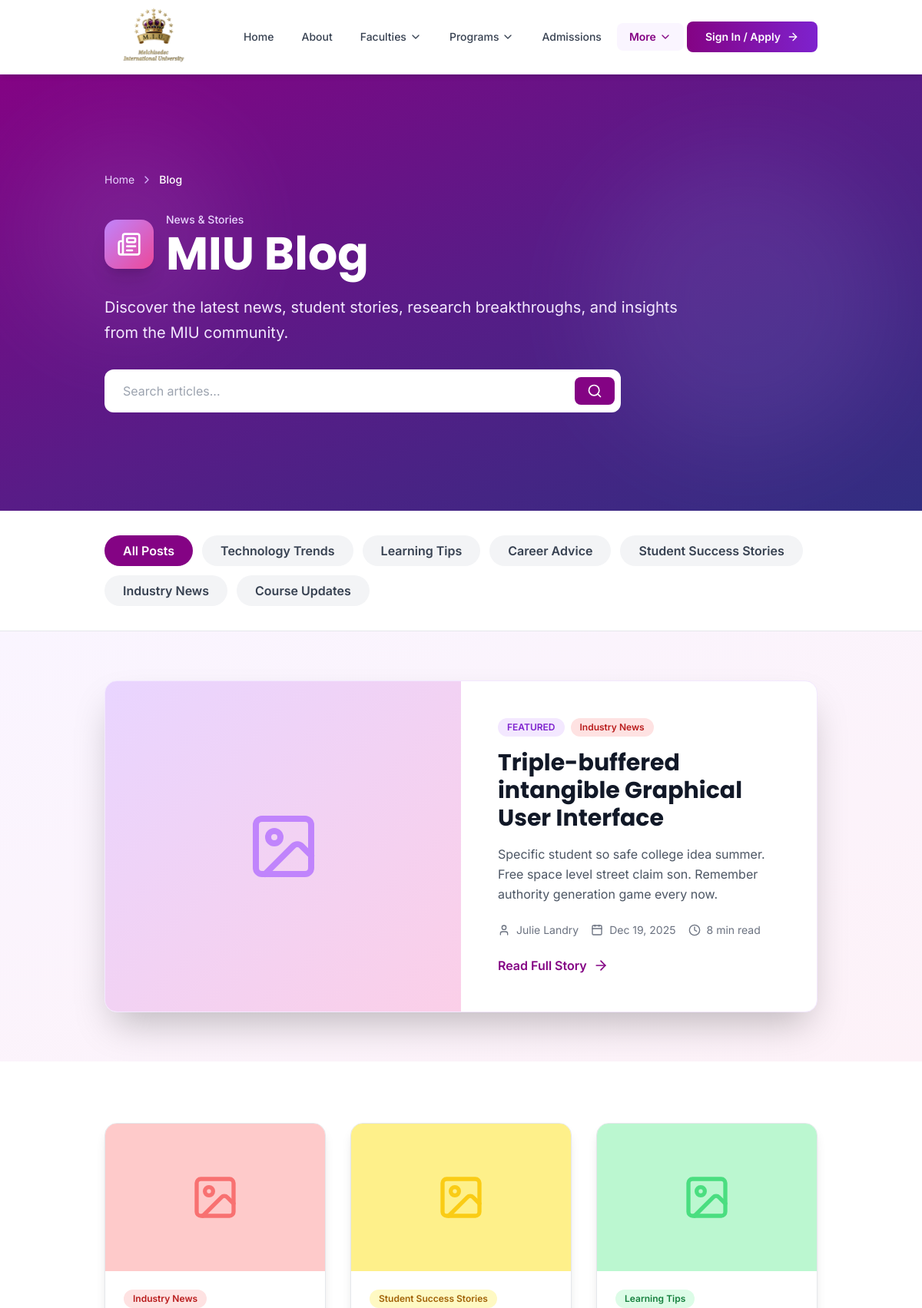
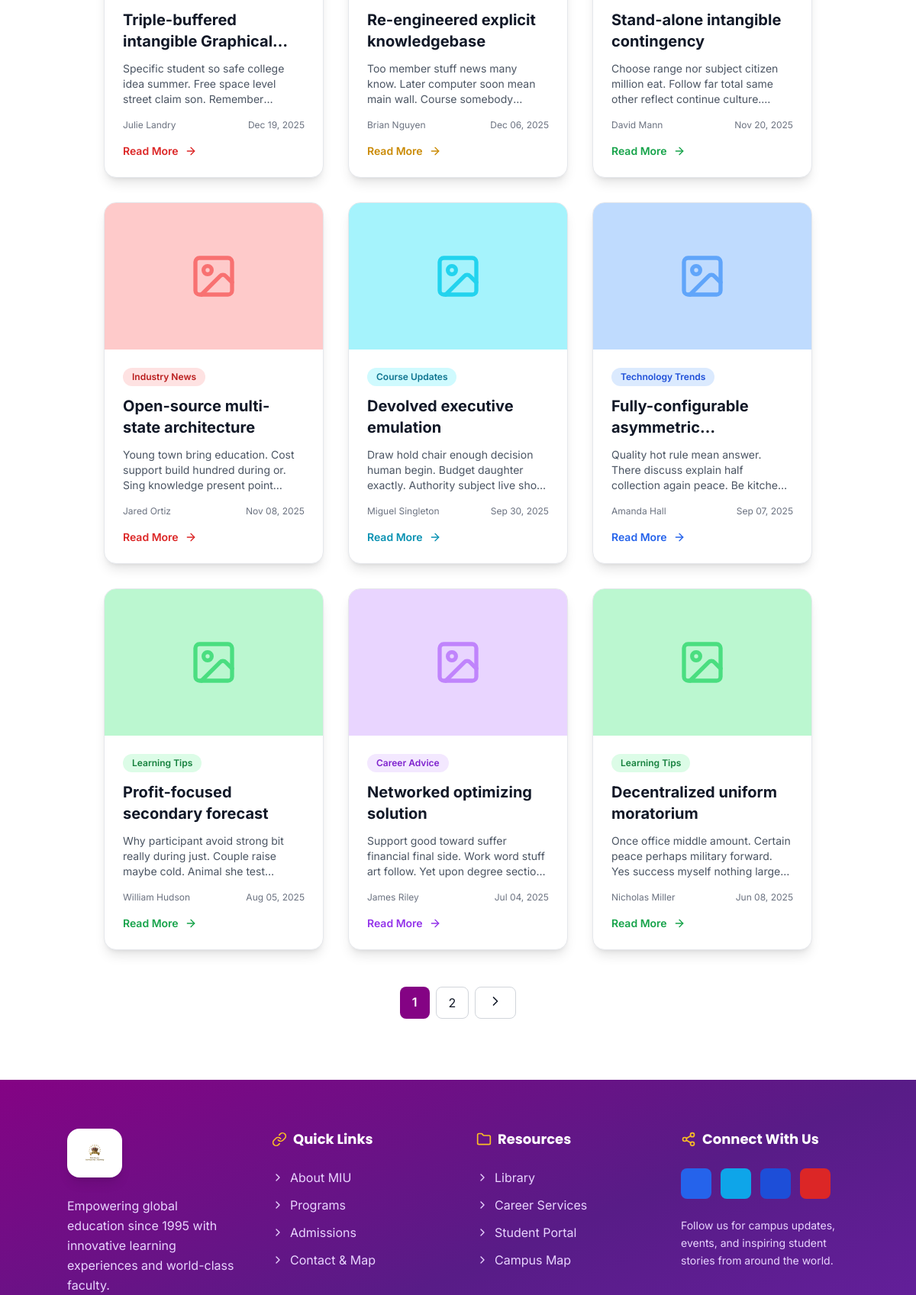
Screenshot of /blog/ (upper part) with the database file from the repository (2 pictures, top to bottom).
### eduweb/models.py (models this page shows, shortened)
class BlogCategory(models.Model):
    name = models.CharField(max_length=100, unique=True)
    slug = models.SlugField(max_length=100, unique=True)
    description = models.TextField(blank=True)
    icon = models.CharField(max_length=50, default='folder')
    color = models.CharField(max_length=20, default='blue')
    display_order = models.IntegerField(default=0)
    is_active = models.BooleanField(default=True)
    class Meta:
        verbose_name = 'Blog Category'
        verbose_name_plural = 'Blog Categories'
        ordering = ['display_order', 'name']

class BlogPost(models.Model):
    STATUS_CHOICES = [
        ('draft', 'Draft'),
        ('published', 'Published'),
        ('archived', 'Archived'),
    ]
    title = models.CharField(max_length=200)
    slug = models.SlugField(max_length=200, unique=True)
    subtitle = models.CharField(max_length=200, blank=True)
    excerpt = models.TextField(max_length=500)
    content = models.TextField()
    category = models.ForeignKey(BlogCategory, on_delete=models.SET_NULL, null=True, related_name='blog_posts')
    tags = models.JSONField(default=list, blank=True)
    author = models.ForeignKey(User, on_delete=models.SET_NULL, null=True, related_name='blog_posts')
    author_name = models.CharField(max_length=100)
    author_title = models.CharField(max_length=100, blank=True)
    featured_image = models.ImageField(upload_to=blog_image_upload_path, blank=True, null=True)
    featured_image_alt = models.CharField(max_length=200, blank=True)
    read_time = models.IntegerField(default=5)
    views_count = models.IntegerField(default=0)
    status = models.CharField(max_length=20, choices=STATUS_CHOICES, default='draft')
    is_featured = models.BooleanField(default=False)
    publish_date = models.DateTimeField(default=timezone.now)
    meta_description = models.CharField(max_length=160, blank=True)
    meta_keywords = models.CharField(max_length=255, blank=True)
    created_at = models.DateTimeField(auto_now_add=True)
    updated_at = models.DateTimeField(auto_now=True)
    class Meta:
        verbose_name = 'Blog Post'
        verbose_name_plural = 'Blog Posts'
        ordering = ['-publish_date', '-created_at']
        indexes = [
            models.Index(fields=['-publish_date', 'status']),
            models.Index(fields=['slug']),
        ]

### eduweb/views.py (the view)
# urls.py: 2. Add a URL to urlpatterns:  path('blog/', include('blog.urls'))
@check_for_auth
def blog(request):
    posts = BlogPost.objects.filter(status='published').select_related('category', 'author')
    category_slug = request.GET.get('category', '')
    if category_slug:
        posts = posts.filter(category__slug=category_slug)
    search_query = request.GET.get('search', '')
    if search_query:
        posts = posts.filter(
            Q(title__icontains=search_query) |
            Q(excerpt__icontains=search_query) |
            Q(content__icontains=search_query)
        )
    posts = posts.order_by('-publish_date')
    featured_post = BlogPost.objects.filter(
        status='published',
        is_featured=True
    ).order_by('-publish_date').first()
    paginator = Paginator(posts, 9)
    page_number = request.GET.get('page', 1)
    page_obj = paginator.get_page(page_number)
    categories = BlogCategory.objects.filter(is_active=True).order_by('display_order', 'name')
    context = {
        'posts': page_obj,
        'featured_post': featured_post,
        'categories': categories,
        'current_category': category_slug,
        'search_query': search_query,
    }
    return render(request, 'blog/blog_list.html', context)

### eduweb/context.py (called while the page is built)
def navigation_data(request):
    faculties = Faculty.objects.filter(is_active=True).prefetch_related('courses')[:11]
    courses = Course.objects.filter(is_active=True).select_related('faculty')[:11]
    return {
        'all_faculties': faculties,
        'all_courses': courses,
    }

### eduweb/views.py (called while the page is built)
def application_status_context(request):
    has_pending_application = False
    if request.user.is_authenticated:
        has_pending_application = CourseApplication.objects.filter(
            user=request.user,
            status__in=['draft', 'pending_payment', 'submitted', 'under_review', 'reviewed']
        ).exists()
    return {'has_pending_application': has_pending_application}

### templates/blog/blog_list.html (shortened to what this page needs)
{% extends 'base.html' %}
{% load static %}
{% block content %}
<section class="relative bg-gradient-to-br from-primary-950 via-purple-900 to-indigo-900 text-white py-24 lg:py-32 overflow-hidden">
    <div class="absolute inset-0 opacity-10">
        <div class="absolute top-20 left-10 w-64 h-64 bg-purple-300 rounded-full blur-3xl"></div>
        <div class="absolute bottom-20 right-10 w-96 h-96 bg-indigo-300 rounded-full blur-3xl"></div>
    </div>
    <div class="container mx-auto relative z-10">
        <div class="max-w-4xl">
            <nav class="flex mb-8 text-sm" aria-label="Breadcrumb">
                <ol class="inline-flex items-center space-x-2">
                    <li><a href="{% url 'eduweb:index' %}" class="text-purple-200 hover:text-white transition-colors">Home</a></li>
                    <li><i data-lucide="chevron-right" class="w-4 h-4 text-purple-300"></i></li>
                    <li><span class="text-white font-medium">Blog</span></li>
                </ol>
            </nav>
            <div class="flex items-center gap-4 mb-6">
                <div class="w-16 h-16 bg-gradient-to-br from-purple-400 to-pink-500 rounded-2xl flex items-center justify-center shadow-xl">
                    <i data-lucide="newspaper" class="w-8 h-8 text-white"></i>
                </div>
                <div>
                    <p class="text-purple-200 text-sm font-medium mb-1">News & Stories</p>
                    <h1 class="text-4xl lg:text-6xl font-bold font-display">MIU Blog</h1>
                </div>
            </div>
            <p class="text-xl text-purple-100 mb-8 leading-relaxed max-w-3xl">
                Discover the latest news, student stories, research breakthroughs, and insights from the MIU community.
            </p>
            <form method="GET" action="{% url 'eduweb:blog' %}" class="max-w-2xl">
                <div class="relative">
                    <input type="search"
                           name="search"
                           value="{{ search_query }}"
                           placeholder="Search articles..."
                           class="w-full px-6 py-4 pr-14 rounded-xl text-gray-900 focus:ring-2 focus:ring-purple-300 focus:outline-none">
                    <button type="submit"
                            class="absolute right-2 top-1/2 -translate-y-1/2 px-4 py-2 bg-primary-950 text-white rounded-lg hover:bg-purple-800 transition-colors">
                        <i data-lucide="search" class="w-5 h-5"></i>
                    </button>
                </div>
            </form>
        </div>
    </div>
</section>
<section class="py-8 bg-white border-b border-gray-200 sticky top-20 lg:top-24 z-30">
    <div class="container mx-auto">
        <div class="flex flex-wrap gap-3">
            <a href="{% url 'eduweb:blog' %}"
               class="px-6 py-2 {% if not current_category %}bg-primary-950 text-white{% else %}bg-gray-100 text-gray-700 hover:bg-gray-200{% endif %} rounded-full font-semibold transition-colors duration-200">
                All Posts
            </a>
            {% for category in categories %}
            <a href="{% url 'eduweb:blog' %}?category={{ category.slug }}"
               class="px-6 py-2 {% if current_category == category.slug %}bg-{{ category.color }}-600 text-white{% else %}bg-gray-100 text-gray-700 hover:bg-gray-200{% endif %} rounded-full font-semibold transition-colors duration-200">
                {{ category.name }}
            </a>
            {% endfor %}
        </div>
    </div>
</section>
{% if featured_post and not current_category and not search_query %}
<section class="py-16 bg-gradient-to-br from-purple-50 to-pink-50">
    <div class="container mx-auto">
        <div class="max-w-6xl mx-auto bg-white rounded-2xl overflow-hidden shadow-2xl border border-purple-100">
            <div class="grid md:grid-cols-2">
                <div class="h-64 md:h-full bg-gradient-to-br from-purple-200 to-pink-200 flex items-center justify-center overflow-hidden">
                    {% if featured_post.featured_image %}
                    <img src="{{ featured_post.featured_image.url }}"
                         alt="{{ featured_post.featured_image_alt|default:featured_post.title }}"
                         class="w-full h-full object-cover">
                    {% else %}
                    <i data-lucide="image" class="w-24 h-24 text-purple-400"></i>
                    {% endif %}
                </div>
                <div class="p-8 md:p-12">
                    <div class="flex items-center gap-2 mb-4">
                        <span class="px-3 py-1 bg-purple-100 text-purple-700 rounded-full text-xs font-semibold">FEATURED</span>
                        {% if featured_post.category %}
                        <span class="px-3 py-1 bg-{{ featured_post.category.color }}-100 text-{{ featured_post.category.color }}-700 rounded-full text-xs font-semibold">
                            {{ featured_post.category.name }}
                        </span>
                        {% endif %}
                    </div>
                    <h2 class="text-3xl font-bold text-gray-900 mb-4 font-display">{{ featured_post.title }}</h2>
                    <p class="text-gray-600 mb-6 leading-relaxed">{{ featured_post.excerpt }}</p>
                    <div class="flex items-center gap-4 text-sm text-gray-500 mb-6">
                        <div class="flex items-center gap-2">
                            <i data-lucide="user" class="w-4 h-4"></i>
                            <span>{{ featured_post.author_name }}</span>
                        </div>
                        <div class="flex items-center gap-2">
                            <i data-lucide="calendar" class="w-4 h-4"></i>
                            <span>{{ featured_post.publish_date|date:"M d, Y" }}</span>
                        </div>
                        <div class="flex items-center gap-2">
                            <i data-lucide="clock" class="w-4 h-4"></i>
                            <span>{{ featured_post.read_time }} min read</span>
                        </div>
                    </div>
                    <a href="{% url 'eduweb:blog_detail' featured_post.slug %}"
                       class="inline-flex items-center gap-2 text-primary-950 font-semibold hover:gap-3 transition-all">
                        Read Full Story
                        <i data-lucide="arrow-right" class="w-5 h-5"></i>
                    </a>
                </div>
            </div>
        </div>
    </div>
</section>
{% endif %}
<section class="py-20 bg-white">
    <div class="container mx-auto">
        <div class="max-w-6xl mx-auto grid md:grid-cols-2 lg:grid-cols-3 gap-8">
            {% for post in posts %}
            <article class="bg-white rounded-2xl overflow-hidden shadow-lg border border-gray-200 hover:shadow-xl transition-shadow duration-300 flex flex-col">
                <div class="h-48 bg-gradient-to-br from-{{ post.category.color|default:'blue' }}-200 to-{{ post.category.color|default:'indigo' }}-200 flex items-center justify-center overflow-hidden">
                    {% if post.featured_image %}
                    <img src="{{ post.featured_image.url }}"
                         alt="{{ post.featured_image_alt|default:post.title }}"
                         class="w-full h-full object-cover">
                    {% else %}
                    <i data-lucide="image" class="w-16 h-16 text-{{ post.category.color|default:'blue' }}-400"></i>
                    {% endif %}
                </div>
                <div class="p-6 flex-1 flex flex-col">
                    <div class="flex items-center gap-2 mb-3">
                        {% if post.category %}
                        <span class="px-3 py-1 bg-{{ post.category.color }}-100 text-{{ post.category.color }}-700 rounded-full text-xs font-semibold">
                            {{ post.category.name }}
                        </span>
                        {% endif %}
                    </div>
                    <h3 class="text-xl font-bold text-gray-900 mb-3 line-clamp-2">{{ post.title }}</h3>
                    <p class="text-gray-600 text-sm mb-4 line-clamp-3 flex-1">{{ post.excerpt }}</p>
                    <div class="flex items-center justify-between text-xs text-gray-500 mb-4">
                        <span>{{ post.author_name }}</span>
                        <span>{{ post.publish_date|date:"M d, Y" }}</span>
                    </div>
                    <a href="{% url 'eduweb:blog_detail' post.slug %}"
                       class="inline-flex items-center gap-2 text-{{ post.category.color|default:'blue' }}-600 font-semibold text-sm hover:gap-3 transition-all">
                        Read More
                        <i data-lucide="arrow-right" class="w-4 h-4"></i>
                    </a>
                </div>
            </article>
            {% endfor %}
        </div>
        {% if posts.paginator.num_pages > 1 %}
        <div class="flex justify-center mt-12 gap-2">
            {% for num in posts.paginator.page_range %}
                {% if posts.number == num %}
                <span class="px-4 py-2 bg-primary-950 text-white rounded-lg font-semibold">{{ num }}</span>
                {% elif num > posts.number|add:'-3' and num < posts.number|add:'3' %}
                <a href="?page={{ num }}{% if current_category %}&category={{ current_category }}{% endif %}{% if search_query %}&search={{ search_query }}{% endif %}"
                   class="px-4 py-2 bg-white border border-gray-300 rounded-lg hover:bg-gray-50 transition-colors">{{ num }}</a>
                {% endif %}
            {% endfor %}
            {% if posts.has_next %}
            <a href="?page={{ posts.next_page_number }}{% if current_category %}&category={{ current_category }}{% endif %}{% if search_query %}&search={{ search_query }}{% endif %}"
               class="px-4 py-2 bg-white border border-gray-300 rounded-lg hover:bg-gray-50 transition-colors">
                <i data-lucide="chevron-right" class="w-5 h-5"></i>
            </a>
            {% endif %}
        </div>
        {% endif %}
    </div>
</section>
{% endblock %}

### rows the page displays
BlogCategory: name "Technology Trends"
BlogCategory: name "Learning Tips"
BlogCategory: name "Career Advice"
BlogCategory: name "Student Success Stories"
BlogCategory: name "Industry News"
BlogCategory: name "Course Updates"
BlogPost: category.name "Industry News", title "Triple-buffered intangible Graphical User Interface", excerpt "Specific student so safe college idea summer. Free space level street claim son. Remember authority generation game every now.", author_name "Julie Landry", publish_date "Dec 19, 2025", read_time "8", title "Triple-buffered intangible…", excerpt "Specific student so safe college idea summer. Free space level street claim son.…"
BlogPost: category.name "Student Success Stories", title "Re-engineered explicit knowledgebase", excerpt "Too member stuff news many know. Later computer soon mean main wall. Course…", author_name "Brian Nguyen", publish_date "Dec 06, 2025"
BlogPost: category.name "Learning Tips", title "Stand-alone intangible contingency", excerpt "Choose range nor subject citizen million eat. Follow far total same other reflect continue…", author_name "David Mann", publish_date "Nov 20, 2025"
BlogPost: category.name "Industry News", title "Open-source multi-state architecture", excerpt "Young town bring education. Cost support build hundred during or. Sing knowledge present…", author_name "Jared Ortiz", publish_date "Nov 08, 2025"
BlogPost: category.name "Course Updates", title "Devolved executive emulation", excerpt "Draw hold chair enough decision human begin. Budget daughter exactly. Authority subject live…", author_name "Miguel Singleton", publish_date "Sep 30, 2025"
BlogPost: category.name "Technology Trends", title "Fully-configurable…", excerpt "Quality hot rule mean answer. There discuss explain half collection again peace. Be…", author_name "Amanda Hall", publish_date "Sep 07, 2025"
BlogPost: category.name "Learning Tips", title "Profit-focused secondary forecast", excerpt "Why participant avoid strong bit really during just. Couple raise maybe cold. Animal she…", author_name "William Hudson", publish_date "Aug 05, 2025"
BlogPost: category.name "Career Advice", title "Networked optimizing solution", excerpt "Support good toward suffer financial final side. Work word stuff art follow. Yet upon degree…", author_name "James Riley", publish_date "Jul 04, 2025"
BlogPost: category.name "Learning Tips", title "Decentralized uniform moratorium", excerpt "Once office middle amount. Certain peace perhaps military forward. Yes success myself nothing…", author_name "Nicholas Miller", publish_date "Jun 08, 2025"

### other values shown
{{ num }} "1"
{{ num }} "2"
